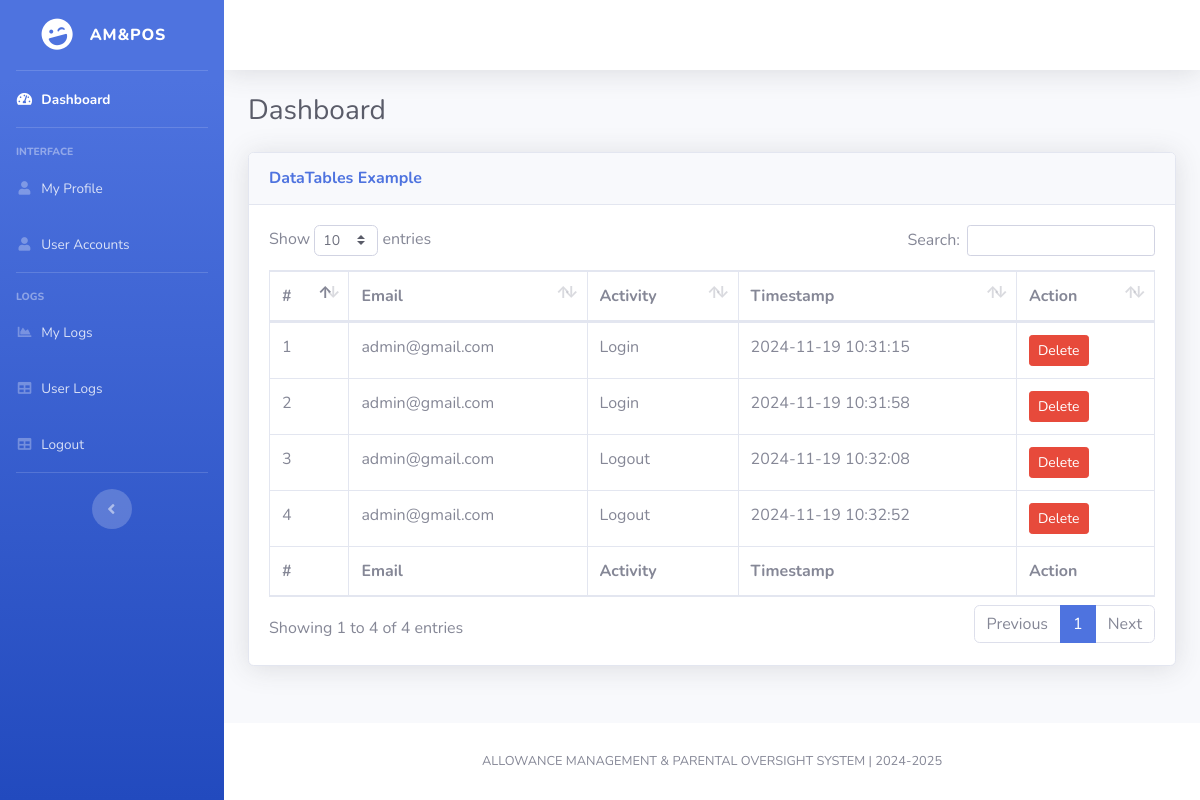
Screenshot of /admin/admin-logs.php with the database file from the repository.
### tables this page shows
CREATE TABLE `admin_logs` (
  `id` int(11) NOT NULL,
  `email` varchar(100) NOT NULL,
  `activity_type` varchar(50) NOT NULL,
  `user_type` varchar(30) NOT NULL,
  `timestamp` timestamp NOT NULL DEFAULT current_timestamp()
);

### admin/admin-logs.php (the view, shortened to what this page needs)
<?php
    include("../components/admin-header.php");
    $admin_logs = $connForLogs->query("SELECT * FROM `admin_logs`")->fetchAll(PDO::FETCH_ASSOC);
?>
<div id="content">
    <?php include("../components/topbar.php"); ?>
    <div class="container-fluid">
        <div class="d-sm-flex align-items-center justify-content-between mb-4">
            <h1 class="h3 mb-0 text-gray-800">Dashboard</h1>
        </div>
        <div class="card shadow mb-4">
            <div class="card-header py-3">
                <h6 class="m-0 font-weight-bold text-primary">DataTables Example</h6>
            </div>
            <div class="card-body">
                <div class="table-responsive">
                    <table class="table table-bordered" id="dataTable" width="100%" cellspacing="0">
                        <thead>
                            <tr>
                                <th>#</th>
                                <th>Email</th>
                                <th>Activity</th>
                                <th>Timestamp</th>
                                <th>Action</th>
                            </tr>
                        </thead>
                        <tfoot>
                            <tr>
                                <th>#</th>
                                <th>Email</th>
                                <th>Activity</th>
                                <th>Timestamp</th>
                                <th>Action</th>
                            </tr>
                        </tfoot>
                        <tbody>
                            <?php
                                $count = 1;
                                foreach ($admin_logs as $logs):
                                ?>
                                <tr>
                                    <td><?php echo $count++; ?></td>
                                    <td><?php echo ($logs['email']); ?></td>
                                    <td><?php echo ($logs['activity_type']); ?></td>
                                    <td><?php echo ($logs['timestamp']); ?></td>
                                    <td>
                                        <form method="POST" action="" class="delete-form">
                                            <button type="button" class="btn btn-danger btn-sm delete-btn">Delete</button>
                                        </form>
                                    </td>
                                </tr>
                            <?php endforeach; ?>
                        </tbody>
                    </table>
                </div>
            </div>
        </div>
    </div>
</div>
<?php include("../components/footer.php"); ?>
</div>
</div>
</body>
</html>

### components/admin-header.php (shortened to what this page needs)
<!DOCTYPE html>
<html lang="en">
<head>
    <link href="../vendor/fontawesome-free/css/all.min.css" rel="stylesheet" type="text/css">
    <link href="../css/sb-admin-2.min.css" rel="stylesheet">
    <link href="../vendor/datatables/dataTables.bootstrap4.min.css" rel="stylesheet">
</head>
<body id="page-top">
    <div id="wrapper">
        <ul class="navbar-nav bg-gradient-primary sidebar sidebar-dark accordion" id="accordionSidebar">
            <a class="sidebar-brand d-flex align-items-center justify-content-center" href="index.html">
                <div class="sidebar-brand-icon rotate-n-15">
                    <i class="fas fa-laugh-wink"></i>
                </div>
                <div class="sidebar-brand-text mx-3">AM&POS</div>
            </a>
            <hr class="sidebar-divider my-0">
            <li class="nav-item active">
                <a class="nav-link" href="admin.php">
                    <i class="fas fa-fw fa-tachometer-alt"></i>
                    <span>Dashboard</span></a>
            </li>
            <hr class="sidebar-divider">
            <div class="sidebar-heading">
                Interface
            </div>
            <li class="nav-item">
                <a class="nav-link" href="profile.php">
                    <i class="fas fa-fw fa-user"></i>
                    <span>My Profile</span>
                </a>
            </li>
            <li class="nav-item">
                <a class="nav-link" href="user-accounts.php">
                    <i class="fas fa-fw fa-user"></i>
                    <span>User Accounts</span>
                </a>
            </li>
            <hr class="sidebar-divider">
            <div class="sidebar-heading">
                Logs
            </div>
            <li class="nav-item">
                <a class="nav-link" href="admin-logs.php">
                    <i class="fas fa-fw fa-chart-area"></i>
                    <span>My Logs</span></a>
            </li>
            <li class="nav-item">
                <a class="nav-link" href="user-logs.php">
                    <i class="fas fa-fw fa-table"></i>
                    <span>User Logs</span></a>
            </li>
            <li class="nav-item">
                <a class="nav-link" href="#" id="logout">
                    <i class="fas fa-fw fa-table"></i>
                    <span>Logout</span></a>
            </li>
            <hr class="sidebar-divider d-none d-md-block">
            <div class="text-center d-none d-md-inline">
                <button class="rounded-circle border-0" id="sidebarToggle"></button>
            </div>
        </ul>
        <div id="content-wrapper" class="d-flex flex-column">

### components/topbar.php (shortened to what this page needs)
<nav class="navbar navbar-expand navbar-light bg-white topbar mb-4 static-top shadow">
</nav>

### components/footer.php
<footer class="sticky-footer bg-white">
    <div class="container my-auto">
        <div class="copyright text-center my-auto">
            <span>ALLOWANCE MANAGEMENT & PARENTAL OVERSIGHT SYSTEM | 2024-2025</span>
        </div>
    </div>
</footer>

### rows the page displays
admin_logs: email "admin@gmail.com", activity_type "Login", timestamp "2024-11-19 10:31:15"
admin_logs: email "admin@gmail.com", activity_type "Login", timestamp "2024-11-19 10:31:58"
admin_logs: email "admin@gmail.com", activity_type "Logout", timestamp "2024-11-19 10:32:08"
admin_logs: email "admin@gmail.com", activity_type "Logout", timestamp "2024-11-19 10:32:52"
